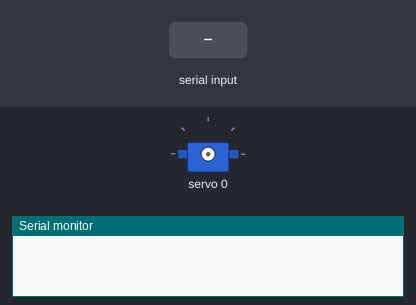
This sketch was run on a simulated Arduino Uno, built with avr-gcc and run on an emulated ATmega328P. Parts: servo, the last lines printed to the serial monitor. Inputs (shaded band) come from the test bench.

Above: at 1.2 s.
1.3 s: "90,45\n" received over Serial
3.0 s: "30,150\n" received over Serial
At 3.5 s:
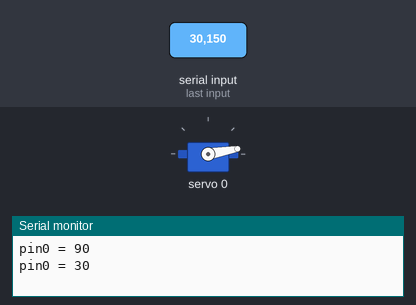
4.5 s: "200\n" received over Serial
At 5.0 s:
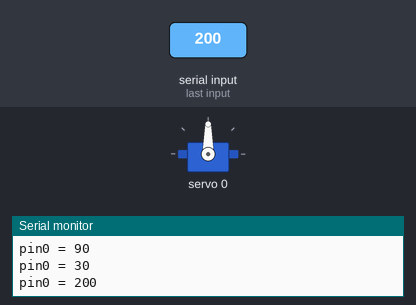
Timing chart, 0 to 7.5 s (numbered marks = the images above; inputs shaded):
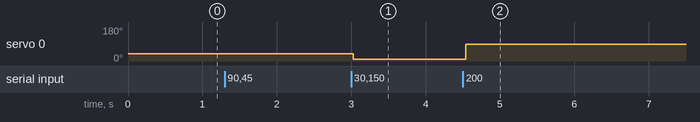

Measured:
- after the input at 3.0 s, servo 0: 38° → 10° at once
- after the input at 4.5 s, servo 0: 10° → 90° at once

The sketch:

Servo_test.ino
```cpp
#include <HCPCA9685.h> // Include the HCPCA9685 library created by Andrew Davies

// Default address of the PCA9685 Module
// Define Library to use I2C communication
HCPCA9685 HCPCA9685(0x40);

// SDA->A4, SCL->A5
void setup() {
  HCPCA9685.Init(SERVO_MODE); // Set to Servo Mode
  HCPCA9685.Sleep(false); // Wake up PCA9685 module

  Serial.begin(115200);
}

int16_t degree = 10, pin = 0;
void loop() {
  if (Serial.available()) {
    Serial.flush();

    String receive = "";
    while (Serial.available()) {
      receive += (char)Serial.read();
      delay(2);
    }

    int8_t index = receive.indexOf("p"), i = 0;
    if (index >= 0) {
      pin = receive[index + 1] - '0';

      Serial.print("pin=");
      Serial.println(pin);
    } else {
      degree = 0;
      while (receive[i] >= '0' && receive[i] <= '9')
        degree = degree * 10 + (receive[i++] - '0');

      if (degree > 360)
        degree = 360;
      else if (degree < 10)
        degree = 10;

      Serial.print("pin");
      Serial.print(pin);
      Serial.print(" = ");
      Serial.println(degree);

      HCPCA9685.Servo(pin, degree); // Move Servo
    }
  }

  delay(500);
}
```
